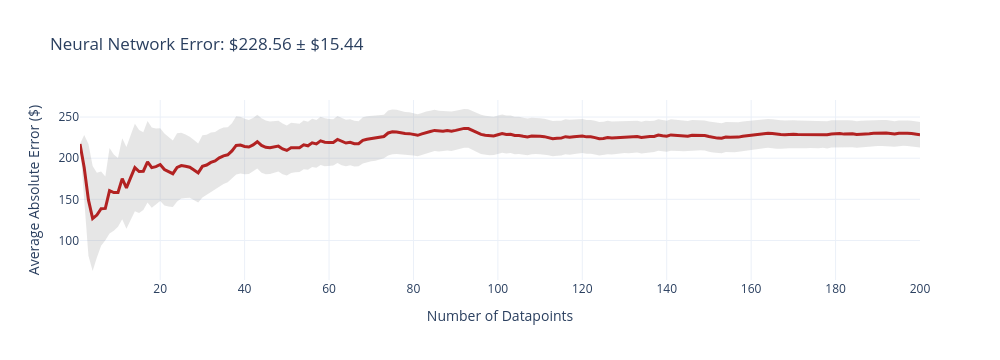
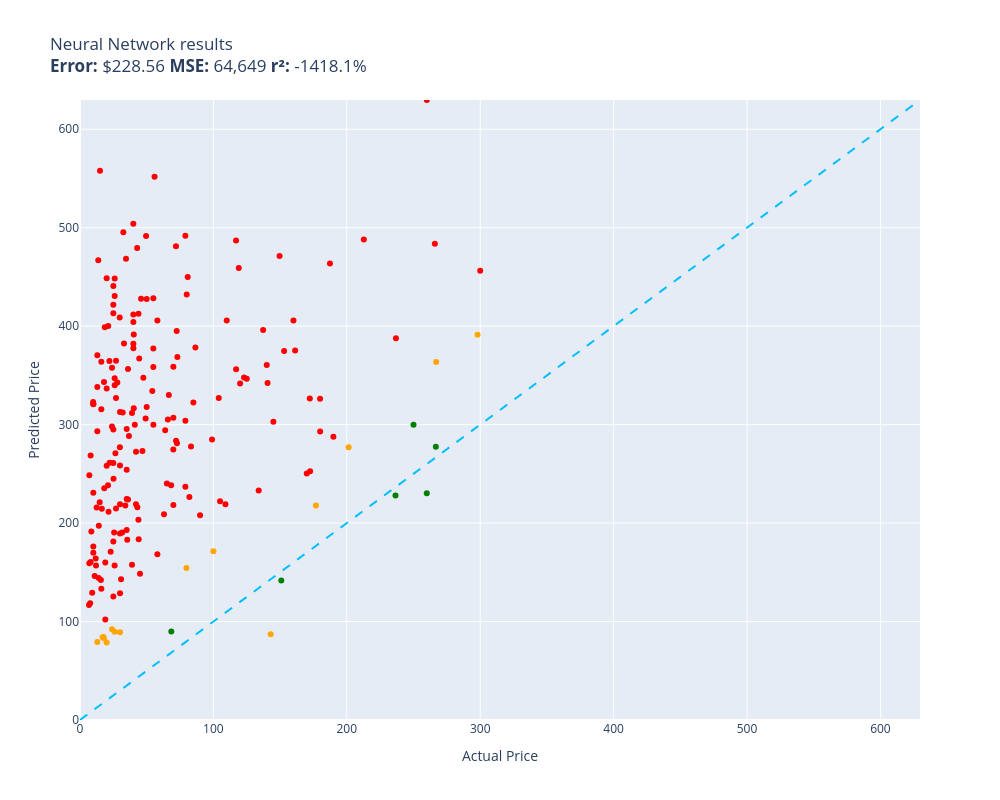

These figures' notebook cell, in order:
### Code cell
evaluate(neural_network, test)

### Figure 1 — Plotly figure (JSON) as saved in the notebook; plotly's stock layout.template omitted (floating-point values rounded to 4 significant figures; data arrays with more than 128 entries replaced by an {"elided": "..."} marker saying what was removed)
{"data": [{"fill": "toself", "fillcolor": "rgba(128,128,128,0.2)", "hoverinfo": "skip", "line": {"color": "rgba(255,255,255,0)"}, "name": "95% CI", "showlegend": false, "type": "scatter", "x": {"elided": "400 int values"}, "y": {"elided": "400 float values"}}, {"customdata": {"elided": "200x1 float values"}, "hovertemplate": "n=%{x}<br>Avg Error=$%{y:,.2f}<br>±95% CI=$%{customdata[0]:,.2f}<extra></extra>", "line": {"color": "firebrick", "width": 3}, "mode": "lines", "name": "Cumulative Avg Error", "type": "scatter", "x": {"elided": "200 int values"}, "y": {"elided": "200 float values"}}], "layout": {"height": 360, "showlegend": false, "title": {"text": "Neural Network Error: $228.56 ± $15.44"}, "width": 1000, "xaxis": {"title": {"text": "Number of Datapoints"}}, "yaxis": {"title": {"text": "Average Absolute Error ($)"}}}}

### Figure 2 — Plotly figure (JSON) as saved in the notebook; plotly's stock layout.template omitted (floating-point values rounded to 4 significant figures; data arrays with more than 128 entries replaced by an {"elided": "..."} marker saying what was removed)
{"data": [{"customdata": {"elided": "179x1 str values"}, "hovertemplate": "%{customdata[0]}<extra></extra>", "legendgroup": "red", "marker": {"color": "red", "size": 6, "symbol": "circle"}, "mode": "markers", "name": "red", "orientation": "v", "showlegend": true, "type": "scatter", "x": {"elided": "179 float values"}, "xaxis": "x", "y": {"elided": "179 float values"}, "yaxis": "y"}, {"customdata": [["Nilight Headlight Assembly for 2003 2004...\nGuess=$171.37 Actual=$99.99"], ["Custom Phone Case for iPhone 11 Personal...\nGuess=$78.65 Actual=$19.95"], ["APS IBHZ5785 Black 4\" Running Board Side...\nGuess=$217.94 Actual=$176.83"], ["Disney Alice In Wonderland Oh Dear PopSo...\nGuess=$84.12 Actual=$16.99"], ["Bless This Home and All Who Enter - Entr...\nGuess=$83.12 Actual=$17.97"], ["IOTA DLS-27-25 24 VOLT 25 AMP AUTOMATIC ...\nGuess=$363.52 Actual=$267.00"], ["WeatherTech Custom Fit Cargo Liners for ...\nGuess=$87.11 Actual=$142.95"], ["MightySkins Skin Compatible with Google ...\nGuess=$84.28 Actual=$17.57"], ["FINCIBO Clear Transparent TPU Silicone P...\nGuess=$79.12 Actual=$12.99"], ["Skia LC-75 HIGH Yield MFC-J280W MFC-J425...\nGuess=$89.10 Actual=$29.99"], ["Dorman 258-521 Air Filter Housing Compat...\nGuess=$154.34 Actual=$79.78"], ["DODGE RAM 1500-5500 Integrated Electroni...\nGuess=$391.25 Actual=$298.00"], ["NUOBESTY Magnetic Japanese Shogi Game Po...\nGuess=$92.26 Actual=$23.99"], ["Nixon Offroad LED Tail Light Fit For 201...\nGuess=$277.02 Actual=$201.37"], ["159 PCS St Patricks Day Accessories,St P...\nGuess=$89.58 Actual=$25.99"]], "hovertemplate": "%{customdata[0]}<extra></extra>", "legendgroup": "orange", "marker": {"color": "orange", "size": 6, "symbol": "circle"}, "mode": "markers", "name": "orange", "orientation": "v", "showlegend": true, "type": "scatter", "x": [99.99, 19.95, 176.8, 16.99, 17.97, 267.0, 142.9, 17.57, 12.99, 29.99, 79.78, 298.0, 23.99, 201.4, 25.99], "xaxis": "x", "y": [171.4, 78.65, 217.9, 84.12, 83.12, 363.5, 87.11, 84.28, 79.12, 89.1, 154.3, 391.3, 92.26, 277.0, 89.58], "yaxis": "y"}, {"customdata": [["BOXI Radiator Condenser Cooling Fan Asse...\nGuess=$89.88 Actual=$68.43"], ["Rugged Ridge | Seat, Rear, Fixed, Tan | ...\nGuess=$299.95 Actual=$249.99"], ["ACDelco 21632 Radiator\nGuess=$141.67 Actual=$150.88"], ["FIA SP87-28 GRAY Custom Fit Front Seat C...\nGuess=$277.42 Actual=$266.73"], ["Solarhome 1X Fuel Injectors for Bobcat 7...\nGuess=$228.05 Actual=$236.50"], ["CreatorX Graphics Kit Decals Stickers fo...\nGuess=$230.18 Actual=$259.95"]], "hovertemplate": "%{customdata[0]}<extra></extra>", "legendgroup": "green", "marker": {"color": "green", "size": 6, "symbol": "circle"}, "mode": "markers", "name": "green", "orientation": "v", "showlegend": true, "type": "scatter", "x": [68.43, 250.0, 150.9, 266.7, 236.5, 259.9], "xaxis": "x", "y": [89.88, 299.9, 141.7, 277.4, 228.1, 230.2], "yaxis": "y"}, {"hoverinfo": "skip", "line": {"color": "deepskyblue", "dash": "dash", "width": 2}, "mode": "lines", "name": "y = x", "showlegend": false, "type": "scatter", "x": [0, 629.7], "y": [0, 629.7]}], "layout": {"height": 800, "legend": {"title": {"text": "color"}, "tracegroupgap": 0}, "showlegend": false, "title": {"text": "Neural Network results<br><b>Error:</b> $228.56 <b>MSE:</b> 64,649 <b>r²:</b> -1418.1%"}, "width": 1000, "xaxis": {"anchor": "y", "domain": [0, 1], "range": [0, 629.7], "title": {"text": "Actual Price"}}, "yaxis": {"anchor": "x", "domain": [0, 1], "range": [0, 629.7], "title": {"text": "Predicted Price"}}}}
